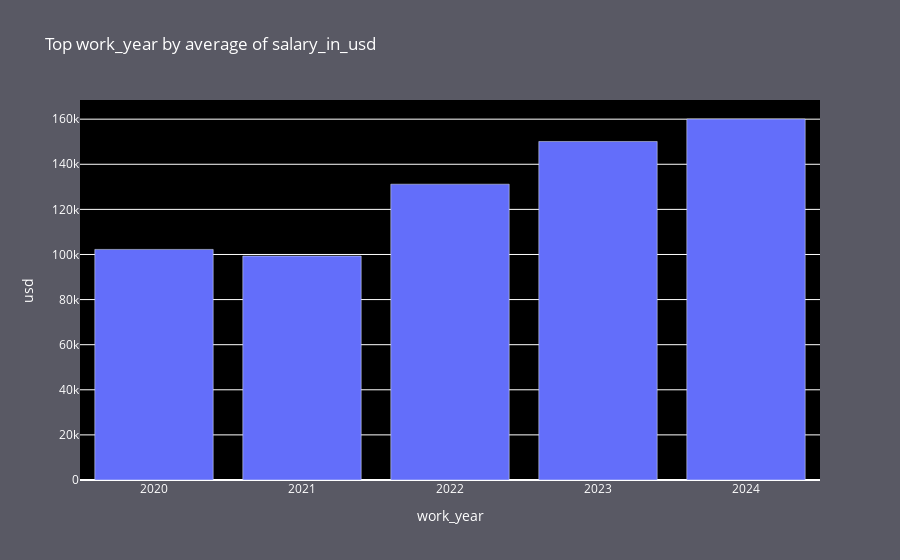
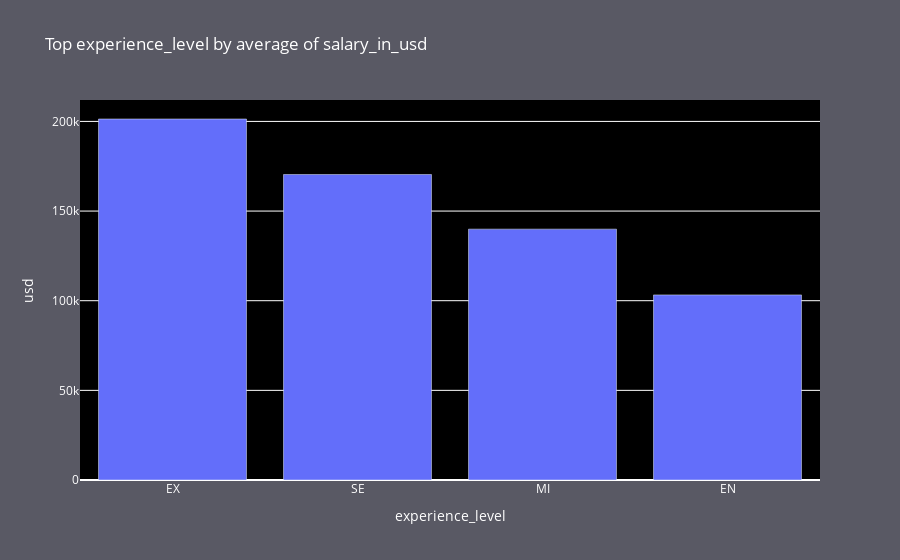
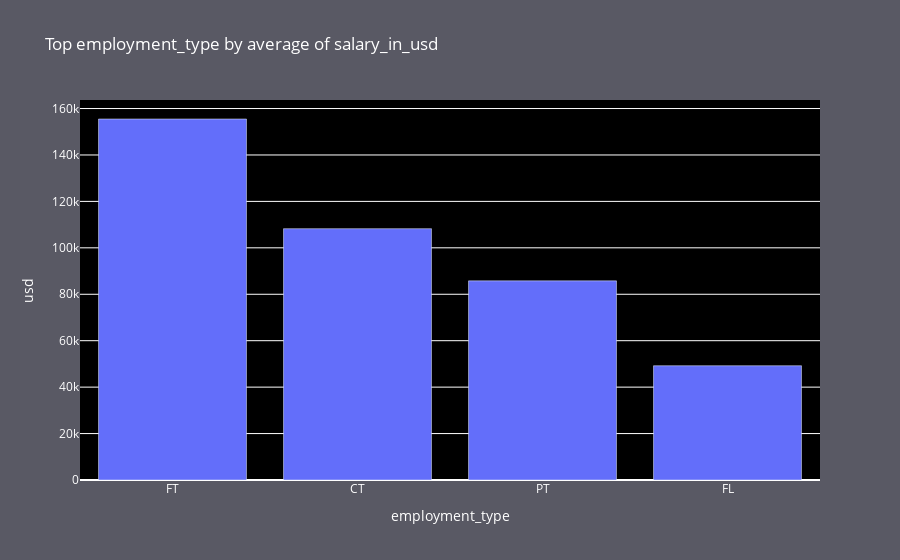
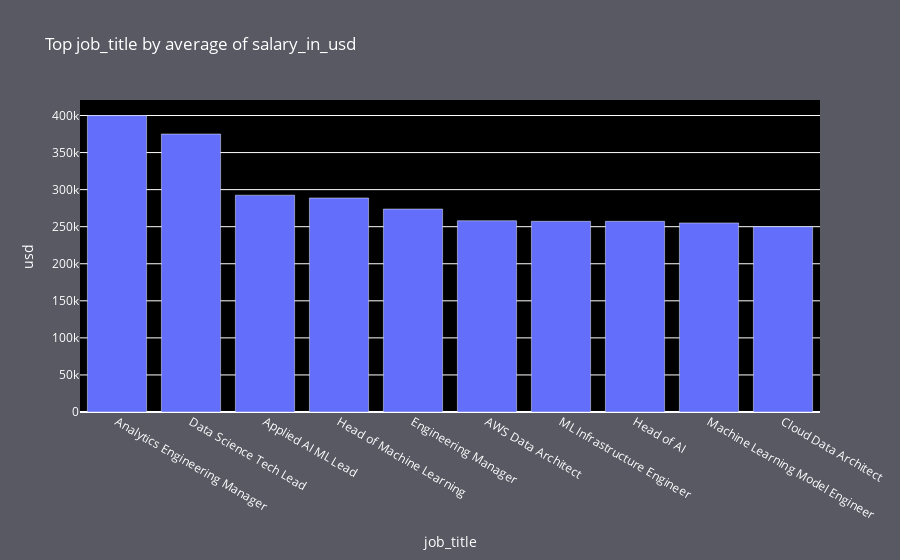

The notebook cell these images were saved under, in order:
### Code cell
# Top Features by average salary_in_usd

for col in cols:
    df_avg = df.groupby(col)['salary_in_usd'].mean().reset_index()
    df_avg = df_avg.sort_values(by='salary_in_usd', ascending=False)

    top_job = df_avg.head(10)
    fig = go.Figure()
    fig.add_trace(go.Bar(x=top_job[col], y=top_job['salary_in_usd']))

    fig.update_layout(title= 'Top '+ col +' by average of salary_in_usd',
                  xaxis_title=col,
                  yaxis_title='usd',
                  plot_bgcolor='black', 
                  paper_bgcolor='#595964',  
                  font=dict(color='white'))

    pyo.init_notebook_mode(connected=True)
    pyo.iplot(fig)

### Figure 1 — Plotly figure (JSON) as saved in the notebook; plotly's stock layout.template omitted (floating-point values rounded to 4 significant figures)
{"data": [{"type": "bar", "x": [2024, 2023, 2022, 2020, 2021], "y": [160100.0, 150100.0, 131200.0, 102300.0, 99310.0]}], "layout": {"font": {"color": "white"}, "paper_bgcolor": "#595964", "plot_bgcolor": "black", "title": {"text": "Top work_year by average of salary_in_usd"}, "xaxis": {"title": {"text": "work_year"}}, "yaxis": {"title": {"text": "usd"}}}}

### Figure 2 — Plotly figure (JSON) as saved in the notebook; plotly's stock layout.template omitted (floating-point values rounded to 4 significant figures)
{"data": [{"type": "bar", "x": ["EX", "SE", "MI", "EN"], "y": [201400.0, 170400.0, 139900.0, 103200.0]}], "layout": {"font": {"color": "white"}, "paper_bgcolor": "#595964", "plot_bgcolor": "black", "title": {"text": "Top experience_level by average of salary_in_usd"}, "xaxis": {"title": {"text": "experience_level"}}, "yaxis": {"title": {"text": "usd"}}}}

### Figure 3 — Plotly figure (JSON) as saved in the notebook; plotly's stock layout.template omitted (floating-point values rounded to 4 significant figures)
{"data": [{"type": "bar", "x": ["FT", "CT", "PT", "FL"], "y": [155500.0, 108300.0, 85780.0, 49220.0]}], "layout": {"font": {"color": "white"}, "paper_bgcolor": "#595964", "plot_bgcolor": "black", "title": {"text": "Top employment_type by average of salary_in_usd"}, "xaxis": {"title": {"text": "employment_type"}}, "yaxis": {"title": {"text": "usd"}}}}

### Figure 4 — Plotly figure (JSON) as saved in the notebook; plotly's stock layout.template omitted (floating-point values rounded to 4 significant figures)
{"data": [{"type": "bar", "x": ["Analytics Engineering Manager", "Data Science Tech Lead", "Applied AI ML Lead", "Head of Machine Learning", "Engineering Manager", "AWS Data Architect", "ML Infrastructure Engineer", "Head of AI", "Machine Learning Model Engineer", "Cloud Data Architect"], "y": [399900.0, 375000.0, 292500.0, 288700.0, 273800.0, 258000.0, 257300.0, 257200.0, 255000.0, 250000.0]}], "layout": {"font": {"color": "white"}, "paper_bgcolor": "#595964", "plot_bgcolor": "black", "title": {"text": "Top job_title by average of salary_in_usd"}, "xaxis": {"title": {"text": "job_title"}}, "yaxis": {"title": {"text": "usd"}}}}
